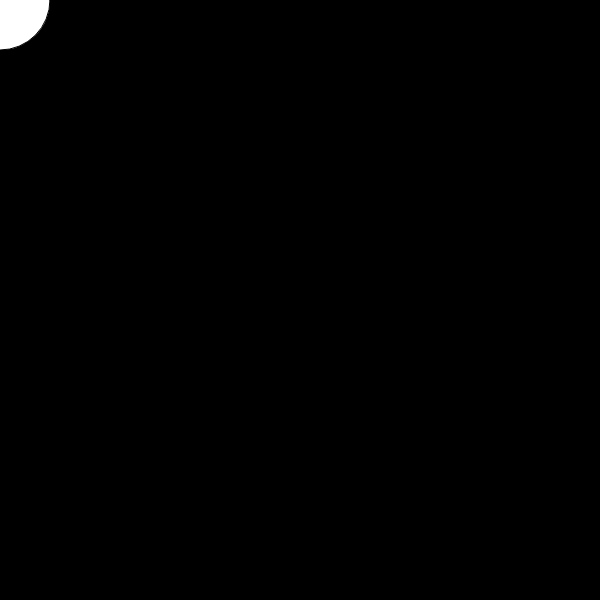
Frame 1 (no input)
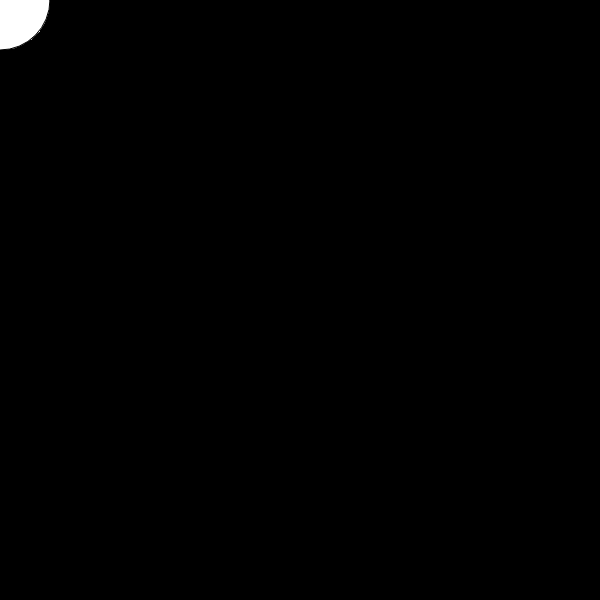
Frame 60 (no input)
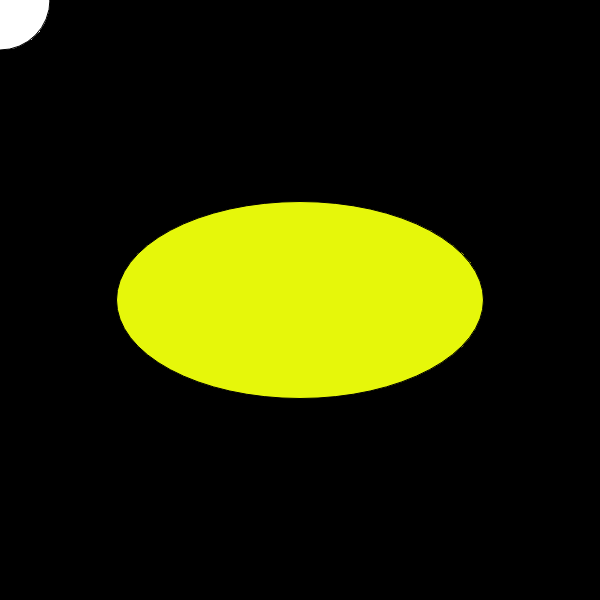
Frame 120 (the mouse pressed at the canvas centre since frame 60)

The p5.js sketch that drew these frames (run headless with seeded random() and noise() and a simulated clock; from frame 60 on, the mouse is pressed at the canvas centre):

// p5.js sketch
// ── sketch.js
let defaultBrushValues = {
    shape: 'ellipse',
    width: 100,
    height: 100
};
let brushValues = defaultBrushValues;
/**
 * Sets up the P5 environment.
 *
 * @description sets up the P5 environment and defaults prior to the first frame draw.
 *
 * @returns void
 */
function setup()
{
	createCanvas(600, 600);
    background(0, 0, 0);
    fill(255, 255, 255);
    brush(defaultBrushValues);

}

/**
 * Draws to the canvas at each frame.
 *
 * @returns void
 */
function draw()
{
    brush(brushValues);
}

/**
 * Triggered when a mouse button is pressed.
 *
 * @returns void
 */
function mousePressed(){
    randomFillRGBA();
    brushValues = randomBrushValues();
    console.log(width, height);
}

/**
 * Triggered when a keyboard key is pressed.
 *
 * @returns void
 */
function keyPressed(){
    //fill(255, 255, 255);
    //randomBrush();
}

/**
 * Return an eight bit random number from 0-255.
 *
 * @requires randomNumber
 *
 * @returns int a random number from 0-255.
 */
function eightBitRandomNumber() {
    return randomNumber(0, 255);
}

/**
 * Returns a pseudo probability floating point number between 0-1.
 *
 * @description Returns a floating point number ranging from 0 to 1 with a variable number of decimals (defaults to 2 decimal point).
 *
 * @requires randomNumber
 *
 * @returns float a random floating point number ranging from 0 to 1.
 */
function randomPseudoProbability( decimals = 2) {
    let number = randomNumber(0,100) / 100;
    number = number.toFixed(decimals);
    return (number);
}

/**
 * Changes fill to a random RGBA value.
 *
 * @description Changes fill to a random RGBA value.
 *
 * @requires eightBitRandomNumber.
 * @requires randomPseudoProbability.
 *
 * @returns void
 */
function randomFillRGBA() {
    fill(eightBitRandomNumber(),eightBitRandomNumber(),eightBitRandomNumber(), randomPseudoProbability(2));
}

/**
 * Creates a "brush" of a specific size and shape.
 *
 * @description Creates a "brush" with a specific size and shape.
 *
 * @returns void
 */
function brush( brushValues = randomBrushValues() ) {
    console.log(brushValues);
    if ( brushValues.shape === 'ellipse'){
        ellipse(mouseX, mouseY, brushValues.width, brushValues.height);
    } else {
        rect(mouseX - (brushValues.width/2), mouseY - (brushValues.height/2), brushValues.width, brushValues.height);
    }
}

/**
 * Changes the "brush" to a random size and shape.
 *
 * @description Changes the "brush" to a random size between 30 and 450 pixels and it's shape between circle or rectangle.
 *
 * @requires randomNumber.
 * @requires randomPseudoProbability.
 *
 * @returns void
 */
function randomBrushValues() {
    let brushValues = {
    // a random shape. 0 for ellipse, 1 for rect (rectangle).
        shape: randomNumber() === 0 ? 'ellipse': 'rect',
        // a random width between 30-450
        width: randomNumber(30, 450),
        // a random height between 30-450
        height: randomNumber(30, 450)
    };
    return brushValues;
}

/**
 * Returns a random integer between a range (defaults 0-1).
 *
 * @description Returns a random integer between a range of a min (defaults to 0) to a max number (defaults to 2).
 *
 * @returns int A random integer between a range.
 */
function randomNumber(min = 0, max = 2) {
    if(min >= max) {
        return max;
    }

    return Math.floor(Math.random() * (max - min) + min);
}
